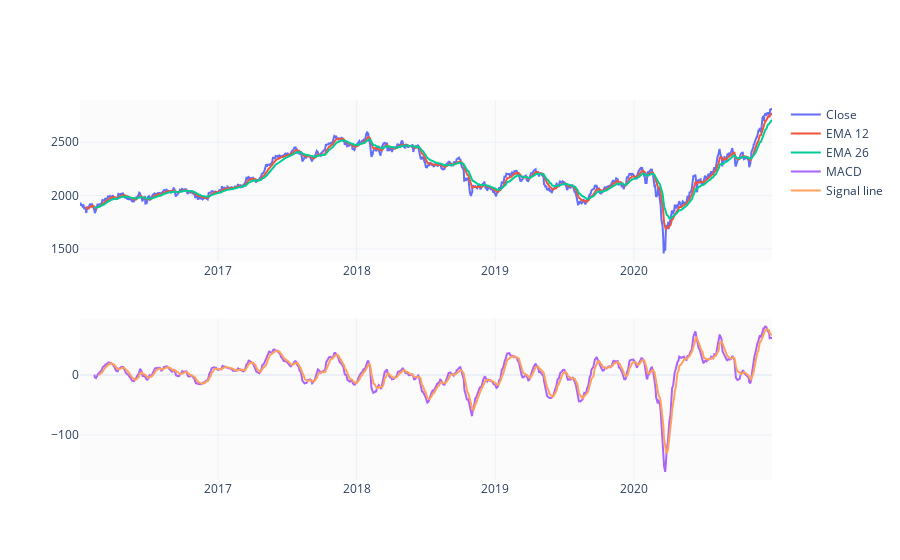

Source (notebook cell):
### Markdown cell above
#### MACD

### Code cell
EMA_12 = pd.Series(df['Close'].ewm(span=12, min_periods=12).mean())
EMA_26 = pd.Series(df['Close'].ewm(span=26, min_periods=26).mean())
df['MACD'] = pd.Series(EMA_12 - EMA_26)
df['MACD_signal'] = pd.Series(df.MACD.ewm(span=9, min_periods=9).mean())

fig = make_subplots(rows=2, cols=1)
fig.add_trace(go.Scatter(x=df.Date, y=df.Close, name='Close'), row=1, col=1)
fig.add_trace(go.Scatter(x=df.Date, y=EMA_12, name='EMA 12'), row=1, col=1)
fig.add_trace(go.Scatter(x=df.Date, y=EMA_26, name='EMA 26'), row=1, col=1)
fig.add_trace(go.Scatter(x=df.Date, y=df['MACD'], name='MACD'), row=2, col=1)
fig.add_trace(go.Scatter(x=df.Date, y=df['MACD_signal'], name='Signal line'), row=2, col=1)
fig.show()

### Figure 1 — Plotly figure (JSON) as saved in the notebook; plotly's stock layout.template omitted (floating-point values rounded to 4 significant figures; data arrays with more than 128 entries replaced by an {"elided": "..."} marker saying what was removed)
{"data": [{"name": "Close", "type": "scatter", "x": {"elided": "1226 str values"}, "xaxis": "x", "y": {"elided": "1226 float values"}, "yaxis": "y"}, {"name": "EMA 12", "type": "scatter", "x": {"elided": "1226 str values"}, "xaxis": "x", "y": {"elided": "1226 float values"}, "yaxis": "y"}, {"name": "EMA 26", "type": "scatter", "x": {"elided": "1226 str values"}, "xaxis": "x", "y": {"elided": "1226 float values"}, "yaxis": "y"}, {"name": "MACD", "type": "scatter", "x": {"elided": "1226 str values"}, "xaxis": "x2", "y": {"elided": "1226 float values"}, "yaxis": "y2"}, {"name": "Signal line", "type": "scatter", "x": {"elided": "1226 str values"}, "xaxis": "x2", "y": {"elided": "1226 float values"}, "yaxis": "y2"}], "layout": {"xaxis": {"anchor": "y", "domain": [0, 1]}, "xaxis2": {"anchor": "y2", "domain": [0, 1]}, "yaxis": {"anchor": "x", "domain": [0.575, 1]}, "yaxis2": {"anchor": "x2", "domain": [0, 0.425]}}}
